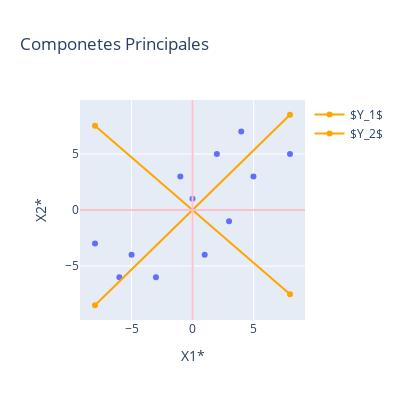

Write notebook code for a chart like this one.
### Markdown cell above
De todo lo anterior podemos observar que:

1. Cada una de la nuevas features es una combinación lineal de las features originales y se conservan centradas.

2. La variabilidad total de las nuevas features ($38.576+5.606=44.182$) es la misma que la varibilidad total contenida en las features originales. Es decir, no hay perdida de información.

3. Los porcentajes de la variabilidad retenida por las componentes principales $Y_1$ y $Y_2$ son, respectuvamente, $87.31\%$ y $12.69\%$. La varianza reunida por la primera componente principal es mayor que cualquiera de las features originales.

4. Las componentes principales son incorrelacionadas, es decir, su correlación es cero.

### Code cell
fig = px.scatter(data_frame=example, x="X1*",y="X2*", hover_name= example.index +1, 
                 title="Componetes Principales")
fig.add_hline(y = 0,line_color = "pink")
fig.add_vline(x = 0,line_color = "pink")
fig.add_trace(go.Scatter(x = [-8,8], y = [-8.5,8.5],name = r"$Y_1$",line=dict(color="orange"),))
fig.add_trace(go.Scatter(x = [-8,8], y = [7.52,-7.52],name = r"$Y_2$",line=dict(color="orange"),))
fig.update_layout(autosize=False,width=400,height=400,)
fig.show()

### Figure 1 — Plotly figure (JSON) as saved in the notebook; plotly's stock layout.template omitted (floating-point values rounded to 4 significant figures)
{"data": [{"hovertemplate": "<b>%{hovertext}</b><br><br>X1*=%{x}<br>X2*=%{y}<extra></extra>", "hovertext": [1, 2, 3, 4, 5, 6, 7, 8, 9, 10, 11, 12], "legendgroup": "", "marker": {"color": "#636efa", "symbol": "circle"}, "mode": "markers", "name": "", "orientation": "v", "showlegend": false, "type": "scatter", "x": [8, 4, 5, 3, 2, 1, 0, -1, -3, -5, -6, -8], "xaxis": "x", "y": [5, 7, 3, -1, 5, -4, 1, 3, -6, -4, -6, -3], "yaxis": "y"}, {"line": {"color": "orange"}, "name": "$Y_1$", "type": "scatter", "x": [-8, 8], "y": [-8.5, 8.5]}, {"line": {"color": "orange"}, "name": "$Y_2$", "type": "scatter", "x": [-8, 8], "y": [7.52, -7.52]}], "layout": {"autosize": false, "height": 400, "legend": {"tracegroupgap": 0}, "shapes": [{"line": {"color": "pink"}, "type": "line", "x0": 0, "x1": 1, "xref": "x domain", "y0": 0, "y1": 0, "yref": "y"}, {"line": {"color": "pink"}, "type": "line", "x0": 0, "x1": 0, "xref": "x", "y0": 0, "y1": 1, "yref": "y domain"}], "title": {"text": "Componetes Principales"}, "width": 400, "xaxis": {"anchor": "y", "domain": [0, 1], "title": {"text": "X1*"}}, "yaxis": {"anchor": "x", "domain": [0, 1], "title": {"text": "X2*"}}}}
